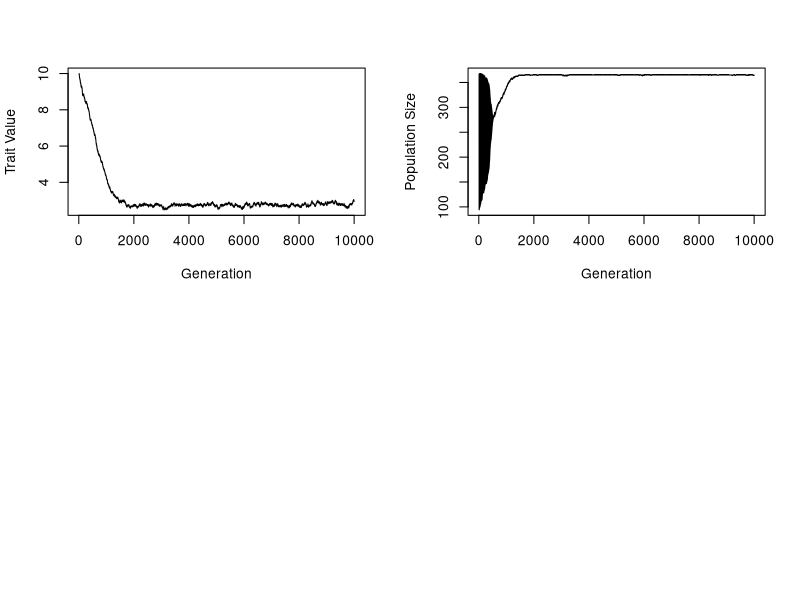

This figure's R source:
rm(list=ls())

# A quantitative genetic analysis of the Ricker model

# General assumptions
# 1. The organism is semelparous
# 2. Recruitment is governed by a density-dependence function that allows for cyclical or chaotic dynamics.
# 3. The parameters of the recruitment function are related such that the density-independent component is negatively related to the density-dependent component.
# 4. These parameters are inherited.


selection = function(xs, n) {
    beta <- xs[,1] * 0.001
    x.fitness <- xs[,1] * exp(-beta*n)
    sum.fit <- sum(x.fitness)
    mu <- sum(x.fitness * xs[,2]) / sum.fit
    return(c(mu, round(sum.fit)))
}


#### MAIN PROGRAM ####
set.seed(100)

N = 100
Maxgen = 10^4
Output = matrix(0, Maxgen, 3)
H2 = 0.5                # heritability
Vp = 0.1                # phenotypic variance
Va = Vp * H2            # additive genetic variance
Ve = Vp - Va            # environmental variance
Mu = 10                 # Trait mean genetic value
SDa = sqrt(Va)          # by def of sd
SDe = sqrt(Ve)          # by def of sd

for(i in 1:Maxgen) {
    G.X = rnorm(N, mean=Mu, sd=SDa)
    E.X = rnorm(N, mean=0, sd=SDe)
    # phenotypic is sum of genetic and environmental
    P.X = G.X + E.X 
    # combine phenotypic and genetic
    X = cbind(P.X, G.X)
    Output[i, 1] = i        
    Output[i, 2] = mean(P.X)
    Output[i, 3] = N
    # calculate new mean genetic value by applying fitness
    B = selection(X, N)
    Mu = B[1]
    N = B[2]
}    

# graphing parameters
par(mfrow=c(2,2))
Startgen = 10
plot(Output[Startgen:Maxgen,1], Output[Startgen:Maxgen,2], type='l', xlab='Generation', ylab='Trait Value')
plot(Output[Startgen:Maxgen,1], Output[Startgen:Maxgen,3], type='l', xlab='Generation', ylab='Population Size')
print('Mean Trait Value and Mean Pop Size ')
print(c(mean(Output[2000:Maxgen, 2]), mean(Output[2000:Maxgen, 3])))



